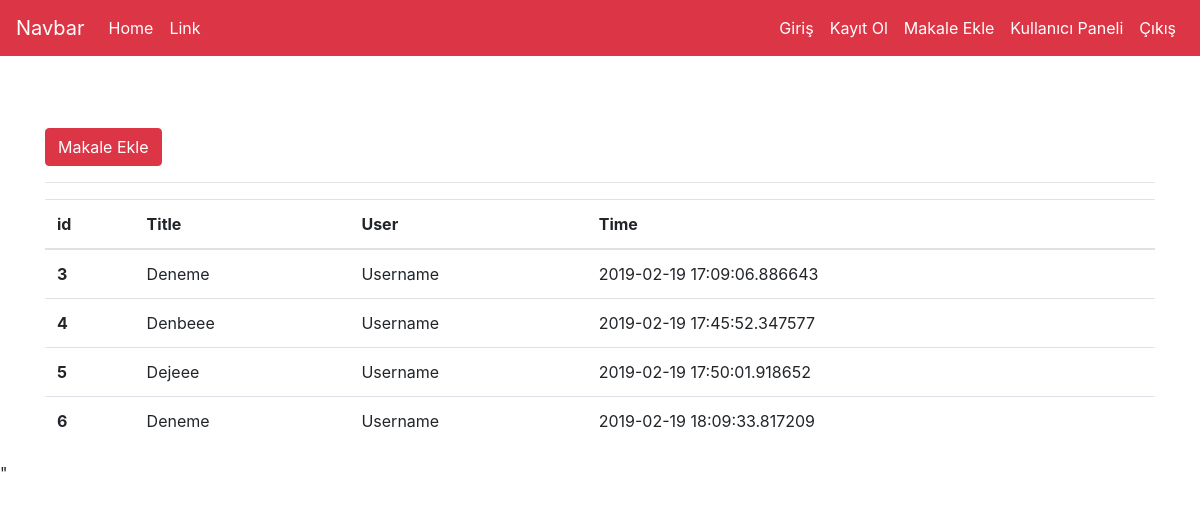
Page /article on the committed database.
### todo.py (models this page shows, shortened)
class Article(db.Model):
    __tablename__ = "article"
    id = db.Column(db.Integer, primary_key=True)
    title = db.Column(db.String(80))
    content = db.Column(db.String)
    article_time = db.Column(db.DateTime,nullable=False,default=datetime.utcnow)
    yayinla = db.Column(db.Boolean, default=True)

### todo.py (the view)
@app.route("/article")
def article():
    articles = Article.query.all()
    return render_template("article.html",articles= articles)

### templates/article.html
{% extends "layout.html" %}
{% block body %}
<td><a href="/addarticles" class = "btn btn-danger">Makale Ekle</a></td>
<hr>
<table class="table table-hover">
    <thead>
      <tr>
        <th scope="col">id</th>
        <th scope="col">Title</th>
        <th scope="col">User</th>
        <th scope="col">Time</th>
      </tr>
    </thead>
    <tbody>
    {% for article in articles %}
      <tr>
        <th scope="row">{{article.id}}</th>
        <td>{{article.title}}</td>
        <td>Username</td>
        <td>{{article.article_time}}</td>
      </tr>
    {% endfor %}
    </tbody>
  </table>
{% endblock  %}

### rows in the picture
Article: id "3", title "Deneme", article_time "2019-02-19 17:09:06.886643"
Article: id "4", title "Denbeee", article_time "2019-02-19 17:45:52.347577"
Article: id "5", title "Dejeee", article_time "2019-02-19 17:50:01.918652"
Article: id "6", title "Deneme", article_time "2019-02-19 18:09:33.817209"
